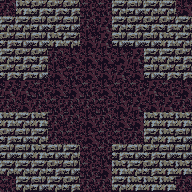

Tiled map render using the project's own tile images. Description and the whole map definition, tile-layer contents included, below:
An orthogonal 12x12 tile map with 16x16 px tiles, 1 tile layer (tile) and 12 objects.

<map version="1.0" tiledversion="1.1.2" orientation="orthogonal" renderorder="right-down" width="12" height="12" tilewidth="16" tileheight="16" infinite="0" nextobjectid="79">
 <tileset firstgid="1" source="tileset.tsx" />
 <layer name="tile" width="12" height="12">
  <data encoding="csv">
6,3,4,4,4,9,9,2,5,2,2,8,
2,2,5,4,5,6,7,2,4,4,4,2,
4,5,5,3,2,8,7,5,5,5,3,2,
2,4,4,6,8,8,8,8,7,2,2,4,
4,4,5,8,9,8,8,7,8,5,4,4,
7,7,9,8,8,9,8,9,9,7,9,8,
6,8,6,9,6,6,9,8,7,8,7,6,
3,2,3,6,6,8,6,8,8,3,3,3,
4,5,2,6,9,8,9,9,6,2,3,5,
5,5,3,5,2,9,9,4,5,4,5,5,
2,2,2,4,5,9,8,3,2,4,3,3,
9,2,5,2,4,6,6,2,3,3,3,6
</data>
 </layer>
 <objectgroup name="creature">
  <object id="71" gid="255" x="32" y="96" width="16" height="16">
   <properties>
    <property name="probability" type="int" value="8" />
   </properties>
  </object>
  <object id="72" gid="248" x="160" y="112" width="16" height="16">
   <properties>
    <property name="probability" value="8" />
   </properties>
  </object>
  <object id="73" gid="248" x="96" y="32" width="16" height="16">
   <properties>
    <property name="probability" type="int" value="8" />
   </properties>
  </object>
  <object id="74" gid="251" x="96" y="160" width="16" height="16">
   <properties>
    <property name="probability" type="int" value="25" />
   </properties>
  </object>
  <object id="75" gid="247" x="112" y="96" width="16" height="16">
   <properties>
    <property name="probability" type="int" value="25" />
   </properties>
  </object>
  <object id="76" gid="245" x="48" y="112" width="16" height="16">
   <properties>
    <property name="probability" type="int" value="8" />
   </properties>
  </object>
  <object id="77" gid="250" x="80" y="80" width="16" height="16">
   <properties>
    <property name="probability" type="int" value="8" />
   </properties>
  </object>
  <object id="78" gid="254" x="80" y="64" width="16" height="16">
   <properties>
    <property name="probability" type="int" value="8" />
   </properties>
  </object>
 </objectgroup>
 <objectgroup name="furniture">
  <object id="67" gid="52" x="64" y="80" width="16" height="16" />
  <object id="68" gid="52" x="112" y="80" width="16" height="16" />
  <object id="69" gid="52" x="112" y="128" width="16" height="16" />
  <object id="70" gid="52" x="64" y="128" width="16" height="16" />
 </objectgroup>
 <objectgroup name="description" />
</map>
